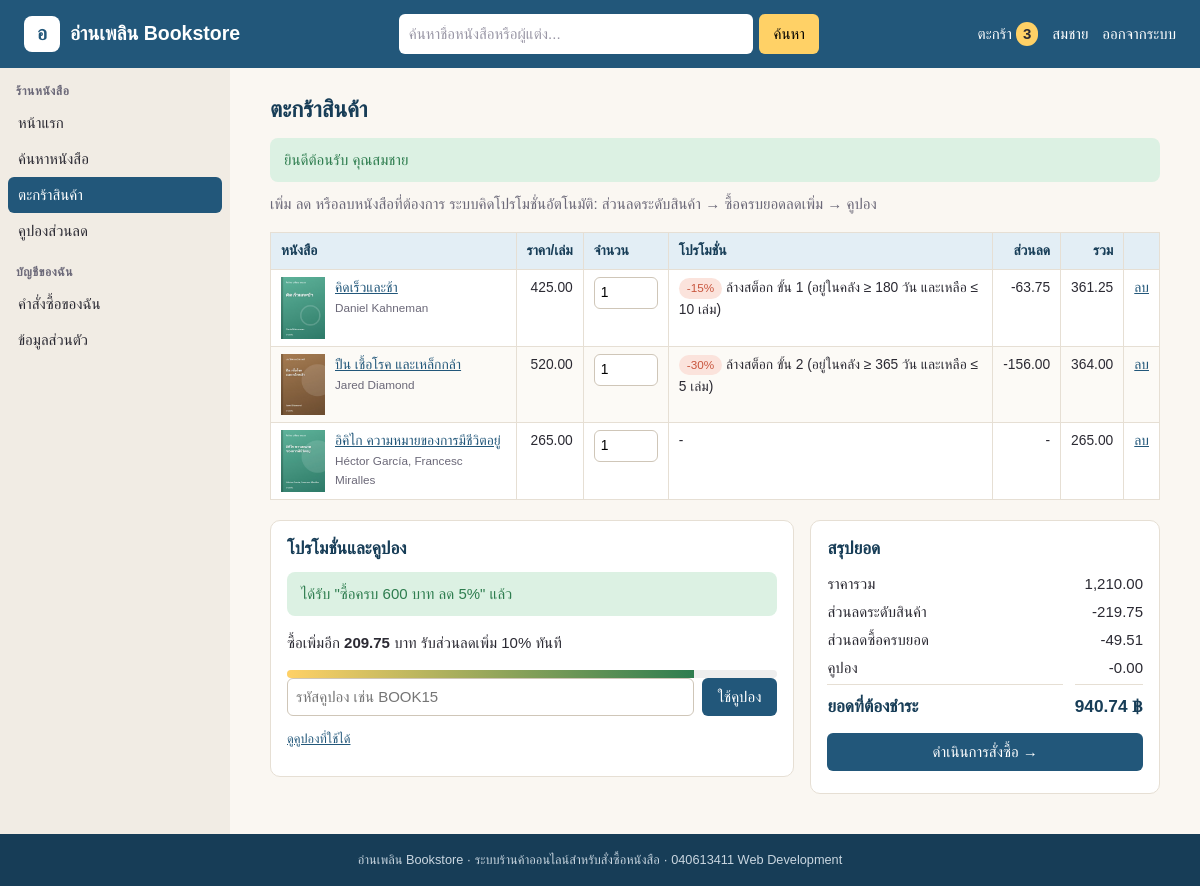
Screenshot of /bookshop/cart.php (signed in) with the database file from the repository.
### tables this page shows
CREATE TABLE book (
  book_id     INT AUTO_INCREMENT PRIMARY KEY,
  title       VARCHAR(200)  NOT NULL,
  author      VARCHAR(150)  NOT NULL,
  category_id INT           NOT NULL,
  price       DECIMAL(10,2) NOT NULL,
  stock       INT           NOT NULL DEFAULT 0,
  description TEXT,
  added_date  DATE          NOT NULL COMMENT 'วันที่นำเข้าระบบ ใช้คำนวณสินค้าค้างสต็อก',
  FOREIGN KEY (category_id) REFERENCES category(category_id)
);

CREATE TABLE promotion (
  promo_id          INT AUTO_INCREMENT PRIMARY KEY,
  promo_name        VARCHAR(150) NOT NULL,
  promo_type        ENUM('tier','seasonal','clearance') NOT NULL,
  discount_percent  DECIMAL(5,2) NOT NULL,
  min_spend         DECIMAL(10,2) NULL,
  category_id       INT NULL,
  min_days_in_stock INT NULL,
  max_stock         INT NULL,
  start_date        DATE NOT NULL,
  end_date          DATE NOT NULL,
  is_active         TINYINT(1) NOT NULL DEFAULT 1,
  FOREIGN KEY (category_id) REFERENCES category(category_id)
);

### bookshop/functions.php (called while the page is built, shortened)
<?php
function cover($book_id) {
    return file_exists("img/" . (int)$book_id . ".jpg") ? "img/" . (int)$book_id . ".jpg" : "img/no-cover.jpg";
}
function is_login() {
    return !empty($_SESSION["member_id"]);
}
function cart_get($pdo) {
    $stmt = $pdo->prepare("SELECT book_id, quantity FROM cart_item WHERE member_id = ? ORDER BY added_at");
    $stmt->bindParam(1, $_SESSION["member_id"]);
    $stmt->execute();
    $cart = [];
    while ($row = $stmt->fetch())
        $cart[$row["book_id"]] = $row["quantity"];
    return $cart;
}
function price_cart($pdo, $cart, $coupon_code) {
    $r = ["lines" => [], "subtotal" => 0, "item_discount" => 0,
          "tier" => null, "next_tier" => null, "tier_discount" => 0,
          "coupon" => null, "coupon_error" => "", "coupon_discount" => 0, "net_total" => 0];
    $ids = array_keys($cart);
    $marks = implode(", ", array_fill(0, count($ids), "?"));
    $stmt = $pdo->prepare("SELECT b.book_id, b.title, b.author, b.price, b.stock,
               p.promo_id, p.promo_name, IFNULL(p.discount_percent, 0) AS discount_percent
        FROM book b
        LEFT JOIN promotion p ON p.promo_id = (
            SELECT p2.promo_id
            FROM promotion p2
            WHERE p2.is_active = 1
              AND CURDATE() BETWEEN p2.start_date AND p2.end_date
              AND (  (p2.promo_type = 'seasonal'
                      AND (p2.category_id IS NULL OR p2.category_id = b.category_id))
                  OR (p2.promo_type = 'clearance'
                      AND DATEDIFF(CURDATE(), b.added_date) >= p2.min_days_in_stock
                      AND b.stock <= p2.max_stock) )
            ORDER BY p2.discount_percent DESC
            LIMIT 1)
        WHERE b.book_id IN ($marks)
        ORDER BY b.title");
    $stmt->execute($ids);
    while ($row = $stmt->fetch()) {
        $row["qty"]             = $cart[$row["book_id"]];
        $row["line_price"]      = $row["qty"] * $row["price"];
        $row["discount_amount"] = round($row["line_price"] * $row["discount_percent"] / 100, 2);
        $row["line_total"]      = $row["line_price"] - $row["discount_amount"];
        $r["lines"][]           = $row;
        $r["subtotal"]         += $row["line_price"];
        $r["item_discount"]    += $row["discount_amount"];
    }
    $after_item = round($r["subtotal"] - $r["item_discount"], 2);
    $stmt = $pdo->prepare("SELECT promo_id, promo_name, discount_percent, min_spend
                           FROM promotion
                           WHERE promo_type = 'tier' AND is_active = 1
                             AND CURDATE() BETWEEN start_date AND end_date
                           ORDER BY min_spend");
    $stmt->execute();
    while ($row = $stmt->fetch()) {
        if ($after_item >= $row["min_spend"])
            $r["tier"] = $row;
        else if (!$r["next_tier"])
            $r["next_tier"] = $row;
    }
    if ($r["tier"])
        $r["tier_discount"] = round($after_item * $r["tier"]["discount_percent"] / 100, 2);
    $after_tier = round($after_item - $r["tier_discount"], 2);
    $r["net_total"] = round($after_tier - $r["coupon_discount"], 2);
    return $r;
}
?>

### bookshop/cart.php (the view, shortened to what this page needs)
<?php include "connect.php"; ?>
<?php
include "header.php";
$cart  = cart_get($pdo);
$price = price_cart($pdo, $cart, $_SESSION["coupon"] ?? "");
$stock_ok = true;
?>
<p class="lead">เพิ่ม ลด หรือลบหนังสือที่ต้องการ ระบบคิดโปรโมชั่นอัตโนมัติ: ส่วนลดระดับสินค้า &rarr; ซื้อครบยอดลดเพิ่ม &rarr; คูปอง</p>
<?php if (!$price["lines"]) : ?>
<section class="empty">
  <p>ยังไม่มีหนังสือในตะกร้า</p>
  <p><a class="btn" href="search.php">เลือกซื้อหนังสือ &rarr;</a></p>
</section>
<?php else : ?>
<div class="table-wrap">
<table class="data cart">
  <thead>
    <tr><th>หนังสือ</th><th class="num">ราคา/เล่ม</th><th>จำนวน</th><th>โปรโมชั่น</th><th class="num">ส่วนลด</th><th class="num">รวม</th><th></th></tr>
  </thead>
  <tbody>
<?php foreach ($price["lines"] as $line) : ?>
    <tr>
      <td>
        <div class="book-cell">
        <img src="<?=cover($line["book_id"])?>" alt="" width="44">
        <div>
          <a href="book.php?book_id=<?=$line["book_id"]?>"><?=htmlspecialchars($line["title"])?></a>
          <small><?=htmlspecialchars($line["author"])?></small>
        </div>
        </div>
      </td>
      <td class="num"><?=number_format($line["price"], 2)?></td>
      <td>
        <form method="post" action="cart-action.php" class="qty-form">
          <input type="number" name="qty" value="<?=$line["qty"]?>" min="1" max="<?=max(1, $line["stock"])?>" required
                 aria-label="จำนวน" onchange="this.form.submit()">
        </form>
      </td>
      <td><?=$line["promo_name"] ? '<span class="badge sale">-' . ($line["discount_percent"] + 0) . '%</span> ' . htmlspecialchars($line["promo_name"]) : "-"?></td>
      <td class="num"><?=$line["discount_amount"] > 0 ? "-" . number_format($line["discount_amount"], 2) : "-"?></td>
      <td class="num"><?=number_format($line["line_total"], 2)?></td>
      <td>
        <form method="post" action="cart-action.php">
          <button class="link-btn" title="ลบออกจากตะกร้า">ลบ</button>
        </form>
      </td>
    </tr>
<?php endforeach; ?>
  </tbody>
</table>
</div>
<div class="cart-bottom">
  <section class="panel">
    <h2>โปรโมชั่นและคูปอง</h2>
<?php   if ($price["tier"]) : ?>
    <p class="msg ok">ได้รับ "<?=htmlspecialchars($price["tier"]["promo_name"])?>" แล้ว</p>
<?php   endif; ?>
<?php   if ($price["next_tier"]) : ?>
<?php     $after_item = $price["subtotal"] - $price["item_discount"]; ?>
    <p>ซื้อเพิ่มอีก <b><?=number_format($price["next_tier"]["min_spend"] - $after_item, 2)?></b> บาท
       รับส่วนลดเพิ่ม <?=$price["next_tier"]["discount_percent"] + 0?>% ทันที</p>
    <div class="progress"><div style="width: <?=round($after_item / $price["next_tier"]["min_spend"] * 100)?>%"></div></div>
<?php   endif; ?>
<?php   if (!empty($_SESSION["coupon"])) : ?>
    <form method="post" action="cart-action.php" class="coupon-applied">
      <?=csrf_field()?>
      <input type="hidden" name="action" value="remove_coupon">
<?php     if ($price["coupon"]) : ?>
      คูปอง <b><?=htmlspecialchars($_SESSION["coupon"])?></b> &ndash; <?=htmlspecialchars($price["coupon"]["description"])?>
<?php     else : ?>
      <span class="warn-text">คูปอง <b><?=htmlspecialchars($_SESSION["coupon"])?></b> ใช้ไม่ได้: <?=htmlspecialchars($price["coupon_error"])?></span>
<?php     endif; ?>
      <button class="link-btn">ยกเลิกคูปอง</button>
    </form>
<?php   else : ?>
    <form method="post" action="cart-action.php" class="inline-form">
      <input type="text" name="code" placeholder="รหัสคูปอง เช่น BOOK15" required
             pattern="[A-Za-z0-9]{3,20}" title="ตัวอักษรภาษาอังกฤษหรือตัวเลข 3-20 ตัว" aria-label="รหัสคูปอง">
      <input type="submit" value="ใช้คูปอง">
    </form>
    <p class="hint"><a href="coupon.php">ดูคูปองที่ใช้ได้</a></p>
<?php   endif; ?>
  </section>
  <section class="panel summary">
    <h2>สรุปยอด</h2>
    <dl>
      <dt>ราคารวม</dt><dd><?=number_format($price["subtotal"], 2)?></dd>
      <dt>ส่วนลดระดับสินค้า</dt><dd>-<?=number_format($price["item_discount"], 2)?></dd>
      <dt>ส่วนลดซื้อครบยอด</dt><dd>-<?=number_format($price["tier_discount"], 2)?></dd>
      <dt>คูปอง</dt><dd>-<?=number_format($price["coupon_discount"], 2)?></dd>
      <dt class="total">ยอดที่ต้องชำระ</dt><dd class="total"><?=number_format($price["net_total"], 2)?> ฿</dd>
    </dl>
<?php   if (!$stock_ok) : ?>
    <p class="warn-text">มีหนังสือบางเล่มเกินจำนวนในสต็อก กรุณาแก้ไขจำนวนก่อนสั่งซื้อ</p>
<?php   elseif (is_login()) : ?>
    <a class="btn block" href="checkout.php">ดำเนินการสั่งซื้อ &rarr;</a>
<?php   else : ?>
    <a class="btn block" href="login.php?back=checkout.php">เข้าสู่ระบบเพื่อสั่งซื้อ &rarr;</a>
    <p class="hint">หนังสือในตะกร้าจะย้ายไปอยู่ในบัญชีของคุณหลังเข้าสู่ระบบ</p>
<?php   endif; ?>
  </section>
</div>
<?php endif; ?>
<?php include "footer.php"; ?>

### bookshop/style.css (style rules this page uses)
:root { --ink: #2b2a33; --muted: #6b6878; --paper: #faf7f2; --card: #ffffff; --line: #e6dfd4; --brand: #22577a; --brand-dark: #173d57; --brand-soft: #e3eef5; --sale: #c8553d; --good: #2e7d4f; --warn: #b7791f; }
* { box-sizing: border-box; }
html { background: var(--brand-dark); }
body { margin: 0; font-family: "Sarabun", "Leelawadee UI", Tahoma, sans-serif; font-size: 15px; line-height: 1.6; color: var(--ink); background: var(--paper); display: flex; flex-flow: column; min-height: 100vh; }
a { color: var(--brand); }
h2 { color: var(--brand-dark); }
p.lead { margin: 0 0 16px; color: var(--muted); }
.hint { font-size: 0.85em; color: var(--muted); }
small { display: block; color: var(--muted); }
.panel { padding: 14px 16px; margin-bottom: 16px; background: var(--card); border: 1px solid var(--line); border-radius: 10px; }
.panel > h2 { margin: 0 0 10px; font-size: 1.15em; }
.panel > h2 + p { margin-top: 0; }
.table-wrap { overflow-x: auto; margin: 12px 0 20px; }
table.data { width: 100%; border-collapse: collapse; background: var(--card); font-size: 0.92em; }
table.data th, table.data td { padding: 7px 10px; border: 1px solid var(--line); vertical-align: top; }
table.data th { background: var(--brand-soft); color: var(--brand-dark); text-align: left; white-space: nowrap; }
table.data tbody tr:nth-child(even) { background: #fcfaf6; }
table.data td.num, table.data th.num { text-align: right; white-space: nowrap; }
form.filter input:not([type="submit"]):not([type="checkbox"]), form.filter select, form.edit input:not([type="submit"]):not([type="checkbox"]):not([type="file"]), form.edit select, form.edit textarea, .inline-form input[type="text"], .inline-form input[type="number"], .checkout textarea { padding: 6px 8px; border: 1px solid #cfc6b8; border-radius: 6px; font: inherit; color: var(--ink); background: #fff; }
input:invalid:not(:placeholder-shown) { border-color: var(--sale); }
.btn, button.btn, input[type="submit"] { display: inline-block; padding: 7px 16px; border: 0; border-radius: 6px; background: var(--brand); color: #fff; font: inherit; text-decoration: none; cursor: pointer; }
.btn.block, input[type="submit"].block { display: block; width: 100%; margin: 12px 0 8px; text-align: center; }
.link-btn { padding: 0; border: 0; background: none; color: var(--brand); font: inherit; text-decoration: underline; cursor: pointer; }
.inline-form { display: flex; flex-wrap: wrap; align-items: center; gap: 8px; }
.inline-form input[type="text"] { flex: 1; min-width: 160px; }
.badge { display: inline-block; padding: 1px 8px; border-radius: 999px; font-size: 0.85em; white-space: nowrap; background: #eee; }
.badge.sale { background: #fbe3dc; color: var(--sale); }
.msg { padding: 10px 14px; border-radius: 8px; margin: 10px 0; }
.msg.ok { background: #dcf1e3; color: var(--good); }
.book-cell { display: flex; gap: 10px; align-items: flex-start; min-width: 220px; }
.book-cell small { font-size: 0.85em; }
.qty-form input[type="number"] { width: 64px; padding: 4px 6px; border: 1px solid #cfc6b8; border-radius: 6px; font: inherit; }
.cart-bottom, .checkout, .detail-bottom, .auth-layout { display: grid; grid-template-columns: 1fr; gap: 16px; }
.summary dl { display: grid; grid-template-columns: 1fr auto; gap: 4px 12px; margin: 0; }
.summary dd { margin: 0; text-align: right; }
.summary .total { padding-top: 8px; border-top: 1px solid var(--line); font-size: 1.15em; font-weight: bold; color: var(--brand-dark); }
.progress { height: 8px; border-radius: 4px; background: #eee; overflow: hidden; }
.progress > div { height: 100%; background: linear-gradient(90deg, #ffd166, var(--good)); }
@media only screen and (min-width: 768px) { .cart-bottom, .checkout, .auth-layout { grid-template-columns: 3fr 2fr; align-items: start; } }

### rows the page displays
book: shows a picture, title "คิดเร็วและช้า", author "Daniel Kahneman", price "425.00", qty "1", discount_percent "15", promotion.promo_name "ล้างสต็อก ขั้น 1 (อยู่ในคลัง ≥ 180 วัน และเหลือ ≤ 10 เล่ม)", discount_amount "63.75", line_total "361.25"
book: shows a picture, title "ปืน เชื้อโรค และเหล็กกล้า", author "Jared Diamond", price "520.00", qty "1", discount_percent "30", promotion.promo_name "ล้างสต็อก ขั้น 2 (อยู่ในคลัง ≥ 365 วัน และเหลือ ≤ 5 เล่ม)", discount_amount "156.00", line_total "364.00"
book: shows a picture, title "อิคิไก ความหมายของการมีชีวิตอยู่", author "Héctor García, Francesc Miralles", price "265.00", qty "1", line_total "265.00"
promotion: promo_name "ซื้อครบ 600 บาท ลด 5%"
promotion: $price['next_tier']['min_spend']-$after_item "209.75", $price["next_tier"]["discount_percent"] + 0 "10"

### other values shown
$shop_name "อ่านเพลิน Bookstore"
cart_count($pdo) "3"
$_SESSION["first_name"] "สมชาย"
$group "ร้านหนังสือ"
$label "หน้าแรก"
$label "ค้นหาหนังสือ"
$label "ตะกร้าสินค้า"
$label "คูปองส่วนลด"
$group "บัญชีของฉัน"
$label "คำสั่งซื้อของฉัน"
$label "ข้อมูลส่วนตัว"
$title "ตะกร้าสินค้า"
$flash[1] "ยินดีต้อนรับ คุณสมชาย"
$price["subtotal"] "1,210.00"
$price["item_discount"] "219.75"
